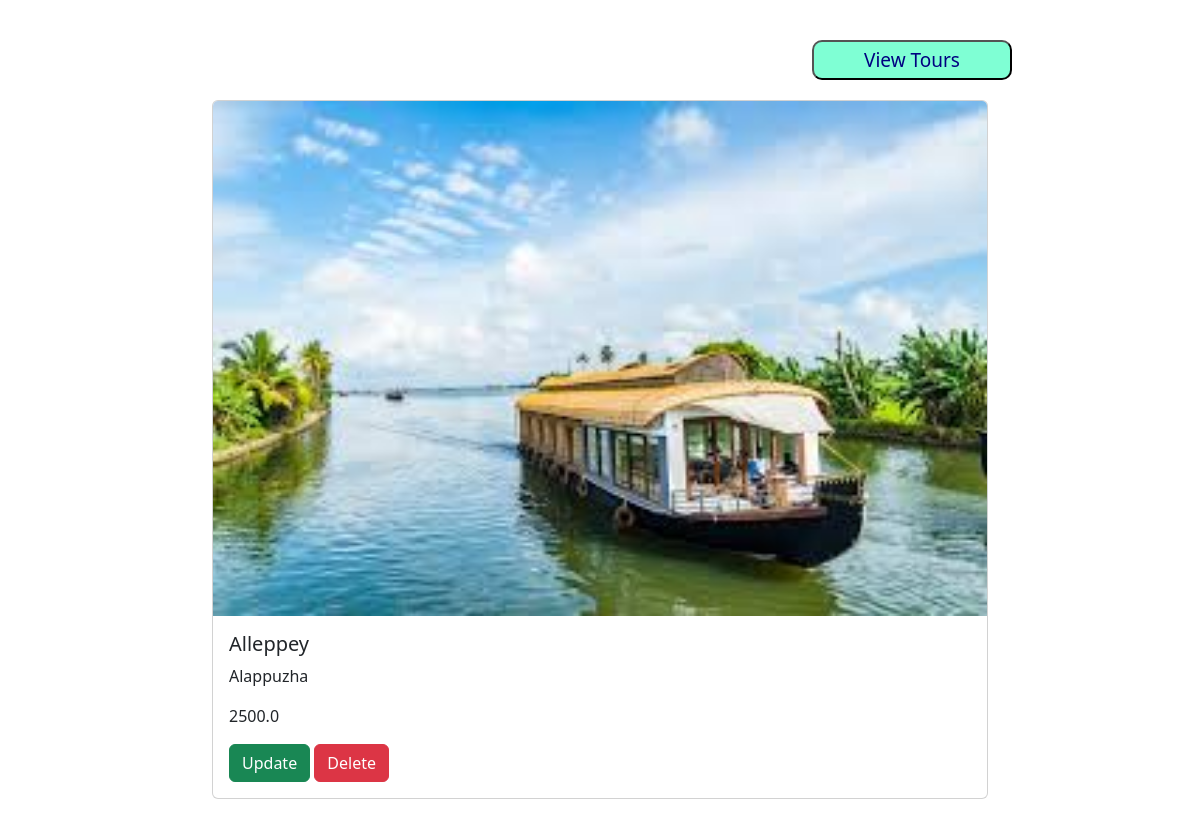
Page /agency/viewdetails/7 (signed in) on the committed database.
### agency/models.py (models this page shows, shortened)
class Addtours(models.Model):
    Agency=models.ForeignKey(AgencyRegistration,on_delete=models.CASCADE)
    Destination=models.TextField(max_length=100,null=True)
    Description=models.TextField(max_length=100,null=True)
    Image=models.ImageField(upload_to='addtours',null=True)
    Charge=models.FloatField(null=True)

### agency/views.py (the view)
# urls.py: path('viewdetails/<int:tour_id>',views.Agency_viewdetails,name='viewdetails'),
def Agency_viewdetails(request,tour_id):
 if 'agency' in request.session:
    tour=Addtours.objects.get(id=tour_id)
    return render(request,'agency/viewdetails.html',{'tour':tour})
 else:
    return redirect('customer/index')

### agency/templates/agency/viewdetails.html (shortened to what this page needs)
<!doctype html>
<html lang="en">
  <head>
    <link href="https://cdn.jsdelivr.net/npm/bootstrap@5.3.3/dist/css/bootstrap.min.css" rel="stylesheet">
  </head>
  <body>
    <div class="container-fluid">
      <div class="row" id="row1">
        <div class="col-8"></div>
        <div class="col-4">
          <button><a href="{% url 'agency:viewtours' %}">View Tours</a></button>
        </div>
      </div>
        <div class="row" id="row2">
            <div class="col-2"></div>
            <div class="col-8">
                <div class="card mb-3">
                    <img src="{{tour.Image.url}}" class="card-img-top" alt="...">
                    <div class="card-body">
                      <h5 class="card-title">{{tour.Destination}}</h5>
                      <p class="card-text">{{tour.Description}}</p>
                      <p class="card-text">{{tour.Charge}}</p>
                      <p class="card-text"><a href="{% url 'agency:update_tours' tour.id %}" class="btn btn-success">Update</a>
                      <a href="{% url 'agency:delete_tours' tour.id %}" class="btn btn-danger">Delete</a>
                      </p>
                    </div>
                  </div>
            </div>
            <div class="col-2"></div>
        </div>
    </div>
  </body>
</html>

### agency/templates/agency/viewdetails.html (style rules this page uses)
#row1 { height: 100px; }
#row1 button { margin-top: 40px; width: 200px; border-radius: 10px; height: 40px; background-color: aquamarine; }
#row1 button a { color: navy; text-decoration: none; font-size: 19px; }

### rows in the picture
Addtours: Image (picture), Destination "Alleppey", Description "Alappuzha", Charge "2500.0"
